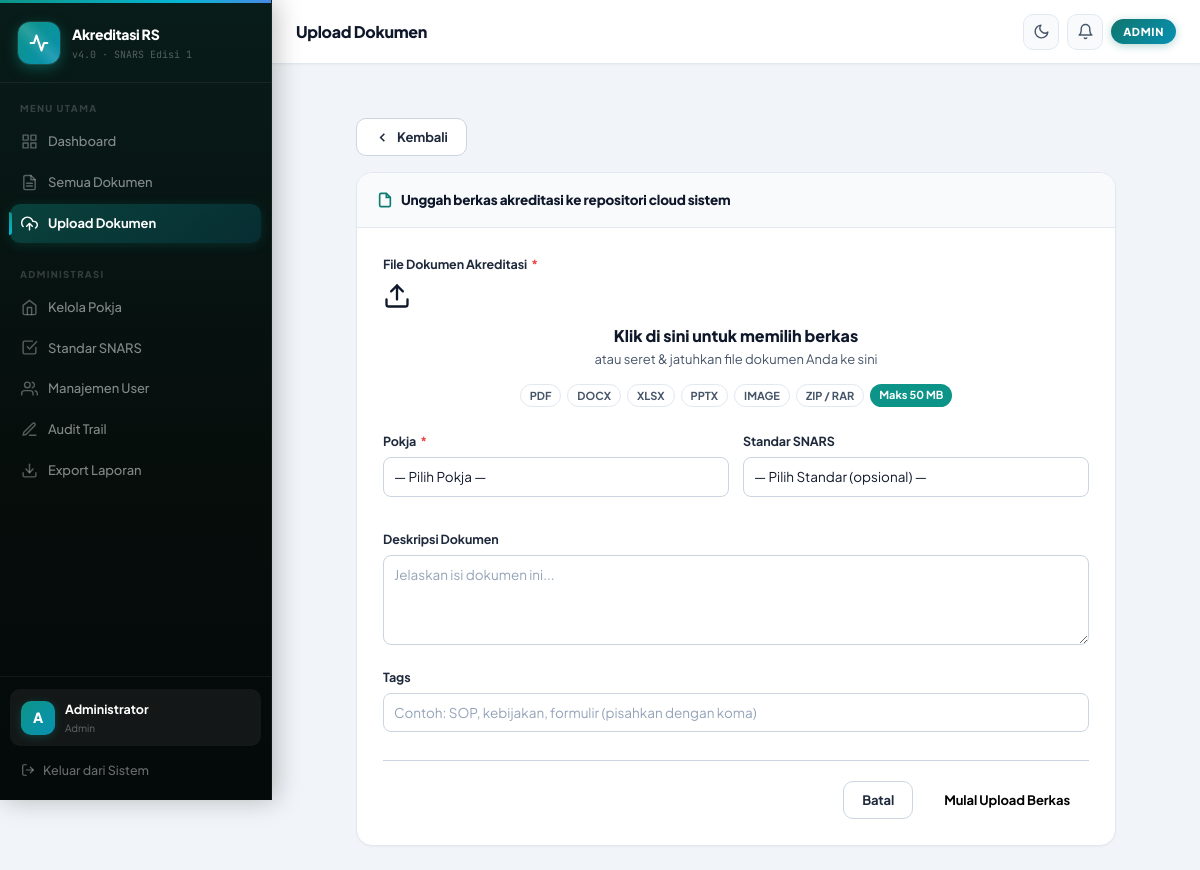
Screenshot of /upload (signed in) with the database file from the repository.
### tables this page shows
CREATE TABLE users(
            id INTEGER PRIMARY KEY AUTOINCREMENT,
            username TEXT UNIQUE NOT NULL,
            full_name TEXT NOT NULL,
            role TEXT NOT NULL,
            password_hash TEXT NOT NULL,
            active INTEGER NOT NULL DEFAULT 1,
            theme TEXT NOT NULL DEFAULT 'light',
            created_at TEXT NOT NULL);

### app.py (the view, shortened to what this page needs)
    @app.route("/upload", methods=["GET", "POST"])
    @login_required
    def upload_file():
        allowed_ids  = _allowed_pokja(g.user["id"], g.user["role"], g.db)
        pokja_rows   = _pokja_user(g.db, allowed_ids, g.user["role"])
        standar_rows = g.db.execute("SELECT id,kode,nama,pokja_id FROM standar ORDER BY kode").fetchall()
        if not pokja_rows:
            flash("Anda belum memiliki akses ke pokja manapun. Hubungi administrator.", "warning")
            return redirect(url_for("dashboard"))
        return render_template("upload.html", pokja_rows=pokja_rows,
            standar_rows=standar_rows, csrf=_csrf())

### app.py (called while the page is built)
def get_db_connection():
    c = sqlite3.connect(DB_PATH)
    c.row_factory = sqlite3.Row
    c.execute("PRAGMA foreign_keys=ON")
    c.execute("PRAGMA journal_mode=WAL")
    return c

def get_current_user():
    uid = session.get("user_id")
    if not uid: return None
    db  = getattr(g, "db", None)
    if not db: return None
    row = db.execute(
        "SELECT id,username,full_name,role,active,theme FROM users WHERE id=?", (uid,)).fetchone()
    if not row or int(row["active"]) != 1:
        session.clear(); return None
    return row

def login_required(func):
    @wraps(func)
    def wrapper(*a, **kw):
        if not g.user: return redirect(url_for("login"))
        return func(*a, **kw)
    return wrapper

def _allowed_pokja(uid, role, db):
    if role == "admin":
        return [r["id"] for r in db.execute("SELECT id FROM pokja").fetchall()]
    return [r["pokja_id"] for r in
            db.execute("SELECT pokja_id FROM user_pokja WHERE user_id=?", (uid,)).fetchall()]

def _pokja_user(db, allowed_ids, role):
    if role == "admin":
        return db.execute("SELECT id,name FROM pokja ORDER BY name").fetchall()
    if not allowed_ids: return []
    ph = ",".join(["?"] * len(allowed_ids))
    return db.execute(f"SELECT id,name FROM pokja WHERE id IN ({ph}) ORDER BY name",
        tuple(allowed_ids)).fetchall()

def _csrf():    return session.get("_csrf", "")

### templates/upload.html (shortened to what this page needs)
{% extends 'base.html' %}
{% block page_title %}Upload Dokumen{% endblock %}
{% block content %}
<div style="max-width:760px; margin: 20px auto 0 auto;">
  <div style="margin-bottom: 16px;">
    <a href="{{ url_for('dokumen') }}" class="btn btn-secondary">
      <svg xmlns="http://w3.org" width="14" height="14" viewBox="0 0 24 24" fill="none" stroke="currentColor" stroke-width="2.5"><polyline points="15 18 9 12 15 6"/></svg>
      Kembali
    </a>
  </div>
  <div class="card vibrant-card">
    <div class="card-header vibrant-header">
      <span class="card-title">
        <svg xmlns="http://w3.org" width="16" height="16" viewBox="0 0 24 24" fill="none" stroke="currentColor" stroke-width="2.5"><path d="M14 2H6a2 2 0 0 0-2 2v16a2 2 0 0 0 2 2h12a2 2 0 0 0 2-2V8z"/><polyline points="14 2 14 8 20 8"/></svg>
        Unggah berkas akreditasi ke repositori cloud sistem
      </span>
    </div>
    <div class="card-body" style="padding: 26px;">
      <form method="POST" enctype="multipart/form-data" id="uploadForm">
        <div class="form-group">
          <label class="form-label" style="font-weight: 700; color: #1e293b; display: block; margin-bottom: 8px;">File Dokumen Akreditasi <span class="req">*</span></label>
          <div class="premium-upload-box" id="dropzoneBox" role="button" tabindex="0">
            <div class="icon-circle-glow">
              <svg xmlns="http://w3.org" width="28" height="28" viewBox="0 0 24 24" fill="none" stroke="currentColor" stroke-width="2" stroke-linecap="round" stroke-linejoin="round"><path d="M21 15v4a2 2 0 0 1-2 2H5a2 2 0 0 1-2-2v-4"/><polyline points="17 8 12 3 7 8"/><line x1="12" y1="3" x2="12" y2="15"/></svg>
            </div>
            <div id="uploadTitle" style="font-weight: 800; font-size: 16px; color: #0f172a; margin-top: 8px; text-align: center;">Klik di sini untuk memilih berkas</div>
            <div id="uploadSub" style="color: #475569; font-size: 13px; text-align: center;">atau seret &amp; jatuhkan file dokumen Anda ke sini</div>
            <div class="dropzone-types">
              <span class="dropzone-type-pill">PDF</span>
              <span class="dropzone-type-pill">DOCX</span>
              <span class="dropzone-type-pill">XLSX</span>
              <span class="dropzone-type-pill">PPTX</span>
              <span class="dropzone-type-pill">IMAGE</span>
              <span class="dropzone-type-pill">ZIP / RAR</span>
              <span class="dropzone-type-pill" style="background: #0d9488 !important; color: #ffffff !important; border: none !important;">Maks 50 MB</span>
            </div>
          </div>
        </div>
        <div class="form-row-2" style="margin-top: 24px;">
          <div class="form-group">
            <label class="form-label" for="pokjaSelect" style="font-weight: 700; color: #1e293b;">Pokja <span class="req">*</span></label>
            <select id="pokjaSelect" name="pokja_id" required style="background: #ffffff !important; border-radius: 8px; width: 100%; padding: 10px;">
              <option value="">— Pilih Pokja —</option>
            </select>
          </div>
          <div class="form-group">
            <label class="form-label" for="standarSelect" style="font-weight: 700; color: #1e293b;">Standar SNARS</label>
            <select id="standarSelect" name="standar_id" style="background: #ffffff !important; border-radius: 8px; width: 100%; padding: 10px;">
              <option value="">— Pilih Standar (opsional) —</option>
            </select>
          </div>
        </div>
        <div class="form-group" style="margin-top: 16px;">
          <label class="form-label" for="description" style="font-weight: 700; color: #1e293b;">Deskripsi Dokumen</label>
          <textarea id="description" name="description" rows="3" placeholder="Jelaskan isi dokumen ini..." style="background: #ffffff !important; border-radius: 8px; width: 100%; padding: 10px; resize: vertical;"></textarea>
        </div>
        <div class="form-group" style="margin-top: 16px;">
          <label class="form-label" for="tags" style="font-weight: 700; color: #1e293b;">Tags</label>
          <input type="text" id="tags" name="tags" placeholder="Contoh: SOP, kebijakan, formulir (pisahkan dengan koma)" style="background: #ffffff !important; border-radius: 8px; width: 100%; padding: 10px;">
        </div>
        <div style="display: flex; justify-content: flex-end; gap: 12px; margin-top: 28px; border-top: 1px solid #cbd5e1; padding-top: 20px;">
          <button type="button" class="btn btn-secondary" onclick="window.history.back();">Batal</button>
          <button type="submit" class="btn btn-vibrant-submit">Mulal Upload Berkas</button>
        </div>
      </form>
    </div>
  </div>
</div>
{% endblock %}

### templates/base.html (shortened to what this page needs)
<!DOCTYPE html>
<html lang="id" data-theme="light">
<head>
  <link rel="stylesheet" href="{{ url_for('static', filename='css/app.css') }}">
</head>
<body>
<div class="layout">
  <aside class="sidebar" id="sidebar">
    <div class="sidebar-brand">
      <div class="brand-logo">
        <svg xmlns="http://www.w3.org/2000/svg" viewBox="0 0 24 24" fill="none" stroke="currentColor" stroke-width="2.5" stroke-linecap="round" stroke-linejoin="round"><path d="M22 12h-4l-3 9L9 3l-3 9H2"/></svg>
      </div>
      <div>
        <div class="brand-name">Akreditasi RS</div>
        <div class="brand-ver">v4.0 · SNARS Edisi 1</div>
      </div>
    </div>
    <div class="sidebar-section">
      <div class="sidebar-label">Menu Utama</div>
      <a href="{{ url_for('dashboard') }}" class="nav-item {% if request.endpoint == 'dashboard' %}active{% endif %}">
        Dashboard
      </a>
      <a href="{{ url_for('dokumen') }}" class="nav-item {% if request.endpoint == 'dokumen' %}active{% endif %}">
        Semua Dokumen
      </a>
      <a href="{{ url_for('upload_file') }}" class="nav-item {% if request.endpoint == 'upload_file' %}active{% endif %}">
        <svg xmlns="http://www.w3.org/2000/svg" viewBox="0 0 24 24" fill="none" stroke="currentColor" stroke-width="2" stroke-linecap="round" stroke-linejoin="round"><polyline points="16 16 12 12 8 16"/><line x1="12" y1="12" x2="12" y2="21"/><path d="M20.39 18.39A5 5 0 0 0 18 9h-1.26A8 8 0 1 0 3 16.3"/></svg>
        Upload Dokumen
      </a>
    </div>
    {% if g.user['role'] == 'admin' %}
    <div class="sidebar-section">
      <div class="sidebar-label">Administrasi</div>
      <a href="{{ url_for('manage_pokja') }}" class="nav-item {% if request.endpoint == 'manage_pokja' %}active{% endif %}">
        <svg xmlns="http://www.w3.org/2000/svg" viewBox="0 0 24 24" fill="none" stroke="currentColor" stroke-width="2" stroke-linecap="round" stroke-linejoin="round"><path d="M3 9l9-7 9 7v11a2 2 0 0 1-2 2H5a2 2 0 0 1-2-2z"/><polyline points="9 22 9 12 15 12 15 22"/></svg>
        Kelola Pokja
      </a>
      <a href="{{ url_for('manage_standar') }}" class="nav-item {% if request.endpoint == 'manage_standar' %}active{% endif %}">
        <svg xmlns="http://www.w3.org/2000/svg" viewBox="0 0 24 24" fill="none" stroke="currentColor" stroke-width="2" stroke-linecap="round" stroke-linejoin="round"><polyline points="9 11 12 14 22 4"/><path d="M21 12v7a2 2 0 0 1-2 2H5a2 2 0 0 1-2-2V5a2 2 0 0 1 2-2h11"/></svg>
        Standar SNARS
      </a>
      <a href="{{ url_for('manage_users') }}" class="nav-item {% if request.endpoint == 'manage_users' %}active{% endif %}">
        Manajemen User
      </a>
      <a href="{{ url_for('audit_trail') }}" class="nav-item {% if request.endpoint == 'audit_trail' %}active{% endif %}">
        <svg xmlns="http://www.w3.org/2000/svg" viewBox="0 0 24 24" fill="none" stroke="currentColor" stroke-width="2" stroke-linecap="round" stroke-linejoin="round"><path d="M12 20h9"/><path d="M16.5 3.5a2.121 2.121 0 0 1 3 3L7 19l-4 1 1-4L16.5 3.5z"/></svg>
        Audit Trail
      </a>
      <a href="{{ url_for('export_csv') }}" class="nav-item">
        <svg xmlns="http://www.w3.org/2000/svg" viewBox="0 0 24 24" fill="none" stroke="currentColor" stroke-width="2" stroke-linecap="round" stroke-linejoin="round"><path d="M21 15v4a2 2 0 0 1-2 2H5a2 2 0 0 1-2-2v-4"/><polyline points="7 10 12 15 17 10"/><line x1="12" y1="15" x2="12" y2="3"/></svg>
        Export Laporan
      </a>
    </div>
    {% endif %}
    <div class="sidebar-footer">
      <a href="{{ url_for('profile') }}" class="user-card">
        <div class="user-avatar">{{ g.user['full_name'][0]|upper }}</div>
        <div>
          <div class="user-info-name">{{ g.user['full_name'] }}</div>
          <div class="user-info-role">{{ g.user['role']|replace('_',' ')|title }}</div>
        </div>
      </a>
      <a href="{{ url_for('logout') }}" class="btn-logout">
        <svg xmlns="http://www.w3.org/2000/svg" viewBox="0 0 24 24" fill="none" stroke="currentColor" stroke-width="2" stroke-linecap="round" stroke-linejoin="round"><path d="M9 21H5a2 2 0 0 1-2-2V5a2 2 0 0 1 2-2h4"/><polyline points="16 17 21 12 16 7"/><line x1="21" y1="12" x2="9" y2="12"/></svg>
        Keluar dari Sistem
      </a>
    </div>
  </aside>
  <div class="main">
    <header class="topbar">
      <h1 class="topbar-title">{% block page_title %}{% endblock %}</h1>
      <div class="topbar-right">
        <button class="icon-btn" id="themeBtn" title="Ganti tema">
          <svg id="iconMoon" xmlns="http://www.w3.org/2000/svg" viewBox="0 0 24 24" fill="none" stroke="currentColor" stroke-width="2" stroke-linecap="round" stroke-linejoin="round"><path d="M21 12.79A9 9 0 1 1 11.21 3 7 7 0 0 0 21 12.79z"/></svg>
        </button>
        <div style="position:relative;">
          <button class="icon-btn" id="notifBtn" title="Notifikasi">
            <svg xmlns="http://www.w3.org/2000/svg" viewBox="0 0 24 24" fill="none" stroke="currentColor" stroke-width="2" stroke-linecap="round" stroke-linejoin="round"><path d="M18 8A6 6 0 0 0 6 8c0 7-3 9-3 9h18s-3-2-3-9"/><path d="M13.73 21a2 2 0 0 1-3.46 0"/></svg>
          </button>
        </div>
        <span class="role-pill role-{{ g.user['role'] }}">{{ g.user['role']|replace('_',' ')|title }}</span>
      </div>
    </header>
    <main class="content">{% block content %}{% endblock %}</main>
  </div>
</div>
</body>
</html>

### rows the page displays
users: full_name "A", user.full_name "Administrator", user.role "Admin", user.role "ADMIN"
